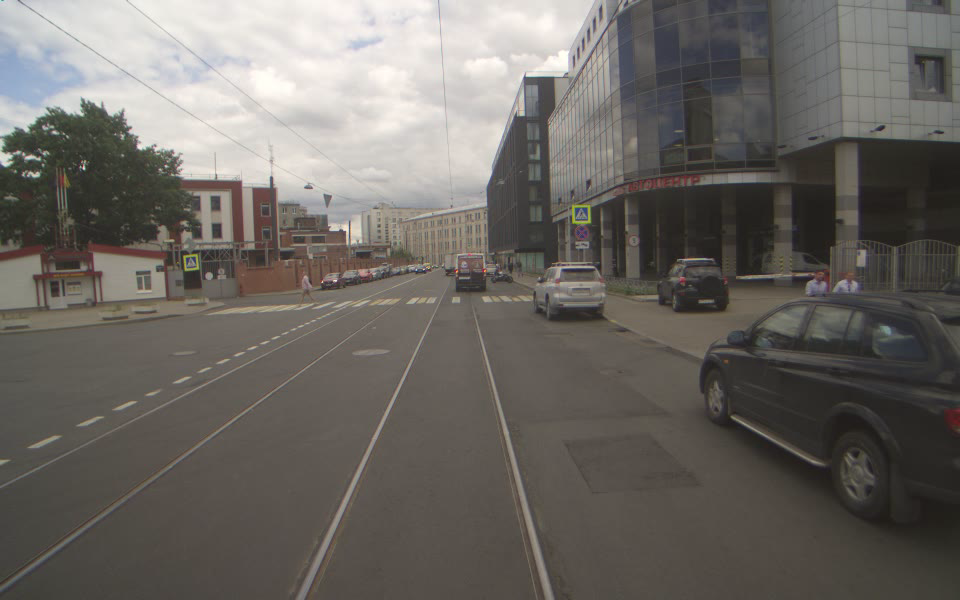
#> input picture data/road.png, 960 x 600 px; its folder holds only this picture in this run
$ python sensing_system_project.py
#> lines starting #> are read from the running program, lines starting #| are printed output that depends on the picture
import numpy as np
import cv2 as cv
import matplotlib.pyplot as plt
import os
import time
import seaborn as sns

img_folder = '../data/'

# SIFT Timing
sift = cv.xfeatures2d.SIFT_create(300)
total_time=0
total_features=0

files = os.listdir(img_folder)
files = [file for file in files if file.find(".png") > 0]

for imgname in files:
    img = cv.imread(os.path.join(img_folder, imgname))
#> img is the input picture: shape (600, 960, 3); mean B, G, R 98.6, 103.6, 107.5
    start_time=time.time()
    kp,des = sift.detectAndCompute(img,None)
#> kp = 301 keypoints; strongest (x, y, size): (84, 168, 2), (36, 175, 4.6), (30, 157, 4.2), (54, 132, 2.9)
    total_time+=time.time()-start_time
    total_features+=np.array(kp).shape[0]
#> total_features = 301
    sift_image = cv.drawKeypoints(img,kp, img, flags = cv.DrawMatchesFlags_DRAW_RICH_KEYPOINTS)
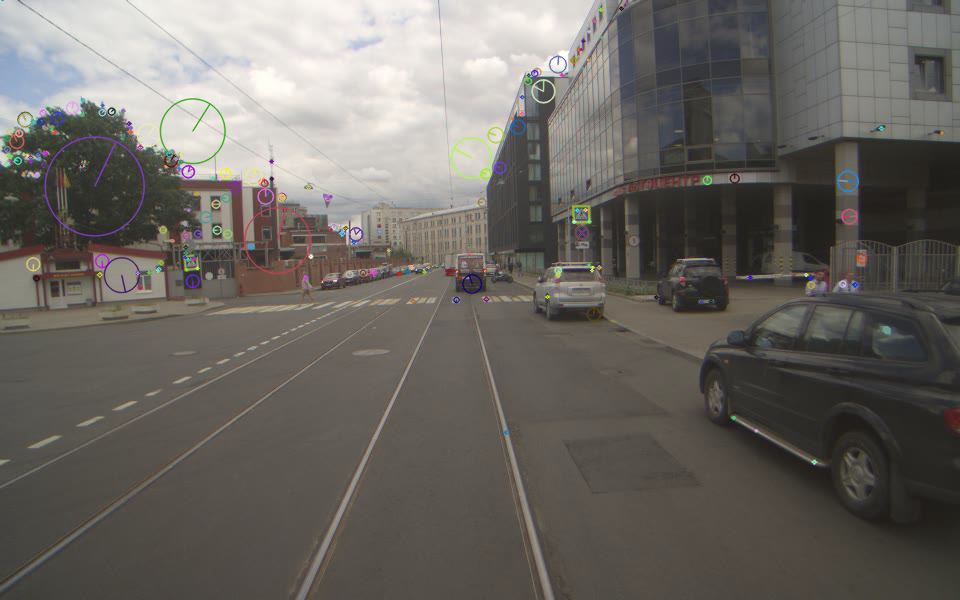
#> sift_image: shape (600, 960, 3); mean B, G, R 98.7, 103.5, 107.5
    #cv.imshow("Imshow", sift_image)
    #cv.waitKey(10000)
#cv.destroyAllWindows()
sift_time=total_time/2
sift_features = total_features/2
#> sift_features = 150.5
print("Average time for SIFT features: ",sift_time)
print("Average number of SIFT features: ",sift_features)
#| Average number of SIFT features:  150.5

# ORB Timing
orb = cv.ORB_create(300)
total_time=0
total_features=0
for imgname in files:
    img = cv.imread(os.path.join(img_folder, imgname))
    start_time=time.time()
    kp,des = orb.detectAndCompute(img,None)
#> kp = 300 keypoints; strongest (x, y, size): (345, 231, 31), (84, 168, 31), (525, 77, 31), (139, 148, 37.2)
    total_time+=time.time()-start_time
    total_features+=np.array(kp).shape[0]
#> total_features = 300
orb_time=total_time/2
orb_features = total_features/2
#> orb_features = 150

print("Average time for ORB features: ",orb_time)
print("Average number of ORB features: ",orb_features)
#| Average number of ORB features:  150.0

img2=cv.drawKeypoints(img,kp,img)
plt.imshow(img2)
plt.axis('off')

fig = plt.figure()
sns.set()
ax = fig.add_axes([0,0,1,1])
methods = ['SIFT',  'ORB']
times = [sift_time*1000, orb_time*1000]
ax.barh(methods,times,color=('green','orange'))
ax.set_ylabel('Feature Extractor')
ax.set_xlabel('Time (ms)')
ax.set_title('Average time to compute ~300 Key-Point Descriptors')
plt.show()
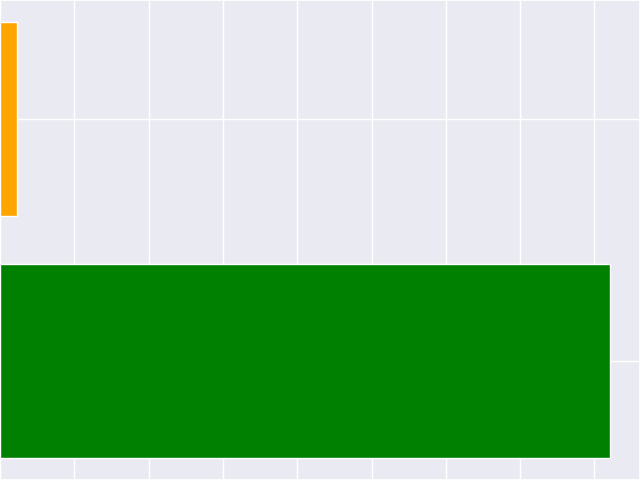
#> figure drawn by matplotlib, 1 panel

"""# Compute total number of features"""

# SIFT Timing
sift = cv.xfeatures2d.SIFT_create()
total_time=0
total_features=0
for imgname in files:
    img = cv.imread(os.path.join(img_folder, imgname))
    start_time=time.time()
    kp,des = sift.detectAndCompute(img,None)
#> kp = 1204 keypoints; strongest (x, y, size): (84, 168, 2), (36, 175, 4.6), (30, 157, 4.2), (54, 132, 2.9)
    total_time+=time.time()-start_time
    total_features+=np.array(kp).shape[0]
#> total_features = 1204
sift_time2=total_time/2
sift_features2 = total_features/2
#> sift_features2 = 602
print("Average time for SIFT features: ",sift_time2)
print("Average number of SIFT features: ",sift_features2)
#| Average number of SIFT features:  602.0

# ORB Timing
orb = cv.ORB_create(1000000)
total_time=0
total_features=0
for imgname in files:
    img = cv.imread(os.path.join(img_folder, imgname))
    start_time=time.time()
    kp,des = orb.detectAndCompute(img,None)
#> kp = 4134 keypoints; strongest (x, y, size): (345, 231, 31), (84, 168, 31), (347, 231, 31), (525, 77, 31)
    total_time+=time.time()-start_time
    total_features+=np.array(kp).shape[0]
#> total_features = 4134
orb_time2=total_time/2
orb_features2 = total_features/2
#> orb_features2 = 2067

print("Average time for ORB features: ",orb_time2)
print("Average number of ORB features: ",orb_features2)
#| Average number of ORB features:  2067.0

fig = plt.figure()
sns.set()
ax = fig.add_axes([0,0,1,1])
methods = ['SIFT',  'ORB']
times = [sift_features2,orb_features2]
#> times = [602, 2067]
ax.barh(methods,times,color=('green','orange'))
ax.set_ylabel('Feature Extractor')
ax.set_xlabel('Number of key-points')
ax.set_title('Average total number of extracted key-points per image')
plt.show()
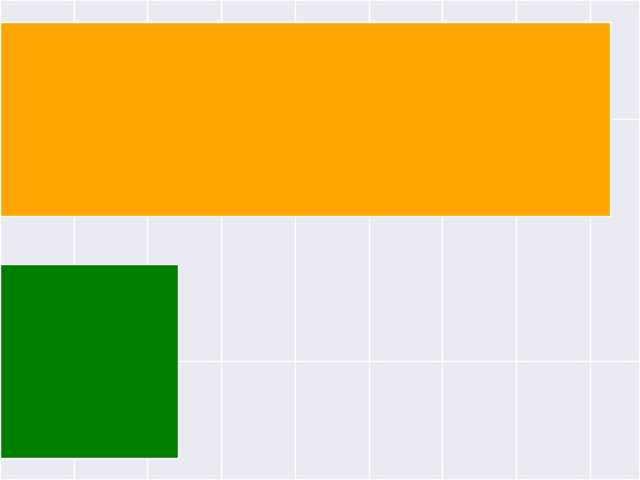
#> figure drawn by matplotlib, 1 panel

reduce= True

# SIFT Brightness Matching
sift = cv.xfeatures2d.SIFT_create(1000000)
total_time=0
total_features=0
bf = cv.BFMatcher(cv.NORM_L2, crossCheck=True)
p_matched = []
dist_list = []

for imgname in files:
    img1 = cv.imread(os.path.join(img_folder, "road.png"))
    img2 = cv.imread(os.path.join(img_folder, "road2.png"))
    kp1,des1 = sift.detectAndCompute(img1,None)
#> kp1 = 1204 keypoints; strongest (x, y, size): (84, 168, 2), (36, 175, 4.6), (30, 157, 4.2), (54, 132, 2.9)
#> (the run stopped early here; a loop or call above may not have finished)
